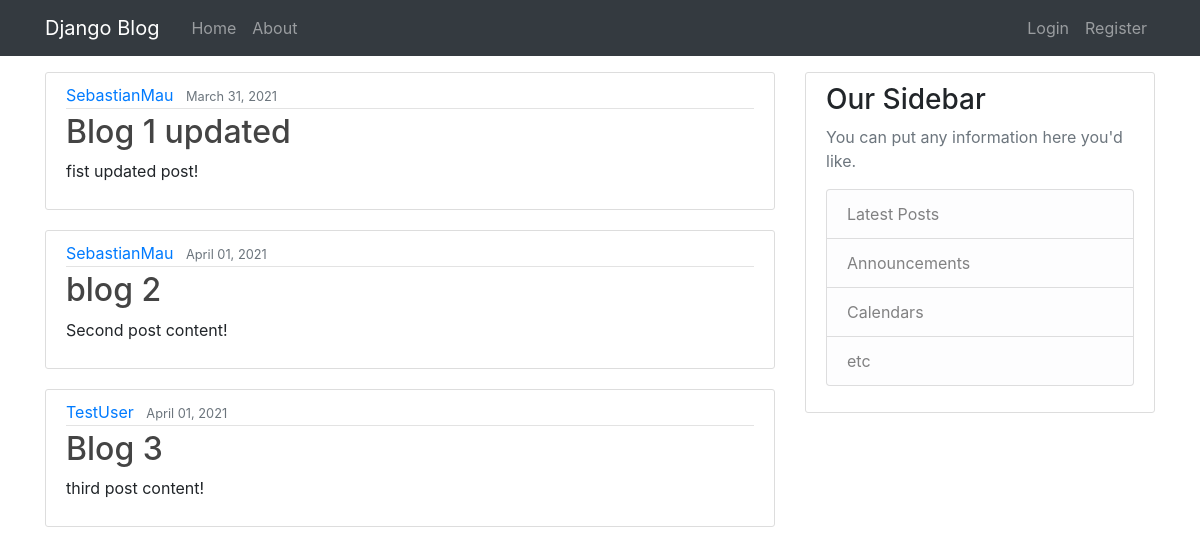
The page / on the database its author committed.
### blog/models.py (models this page shows, shortened)
class Post(models.Model):
    title = models.CharField(max_length=100)
    content = models.TextField()
    date_posted = models.DateTimeField(default=timezone.now) #current date time every update (auto_now=True) - current date time when created but never update (auto_now_add=True)
    author = models.ForeignKey(User, on_delete=models.CASCADE) #if user is deleted post deleted to (User, on_delete=models.CASCADE)

### blog/views.py (the view)
# urls.py: path('', views.home, name='blog-home'),
def home(request):
    context = {
        'posts': Post.objects.all()
    }
    return render(request, 'blog/home.html', context)

### blog/templates/blog/home.html
{% extends "blog/base.html" %}
{% block content %}
    {% for post in posts %}
        <article class="media content-section">
            <div class="media-body">
            <div class="article-metadata">
                <a class="mr-2" href="#">{{ post.author }}</a>
                <small class="text-muted">{{ post.date_posted|date:"F d, Y"}}</small>
            </div>
            <h2><a class="article-title" href="#">{{ post.title }}</a></h2>
            <p class="article-content">{{ post.content }}</p>
            </div>
        </article>
    {% endfor %}
{% endblock content %}

### blog/static/blog/main.css (style rules this page uses)
body { background: #fafafa; color: #333333; margin-top: 5rem; }
h1, h2, h3, h4, h5, h6 { color: #444444; }
.content-section { background: #ffffff; padding: 10px 20px; border: 1px solid #dddddd; border-radius: 3px; margin-bottom: 20px; }
.article-title { color: #444444; }
.article-content { white-space: pre-line; }
.article-metadata { padding-bottom: 1px; margin-bottom: 4px; border-bottom: 1px solid #e3e3e3 }

### rows shown on the page
Post: author "SebastianMau", date_posted "March 31, 2021", title "Blog 1 updated", content "fist updated post!"
Post: author "SebastianMau", date_posted "April 01, 2021", title "blog 2", content "Second post content!"
Post: author "TestUser", date_posted "April 01, 2021", title "Blog 3", content "third post content!"
